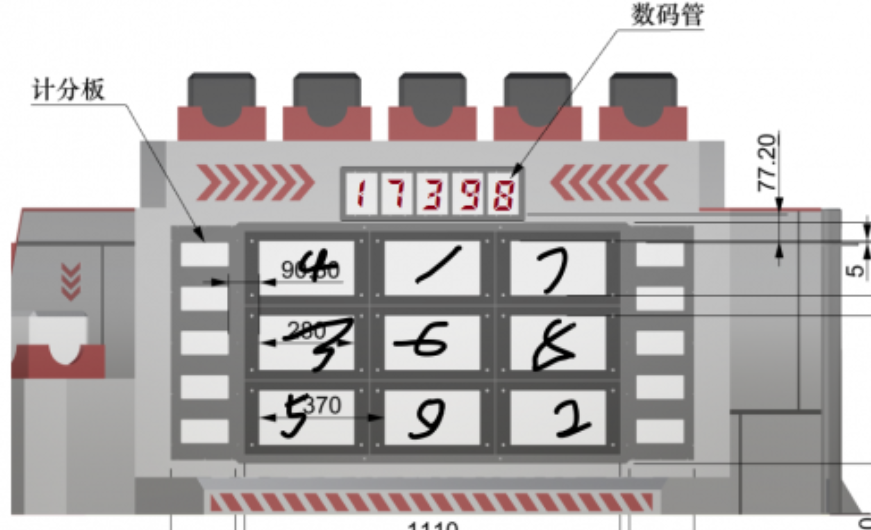
#> input picture 能量机关/大符.png, 871 x 530 px
$ python -i rune_detector.py   (imports and definitions only)   (older library calls are emulated)
#> lines starting #> are read from the running program, lines starting #| are printed output that depends on the picture; after the words box and inside, x2 and y2 are one past the last pixel; in counts of white or black regions, pixels touching at a corner belong together
# -*- coding: UTF-8 -*-
import cv2
import numpy as np
from time import sleep, time, clock
import math
import tensorflow as tf
from decimal import Decimal

# [1 line not run here, left out]
address = ["1_1","1_2","1_3","1_4","1_5","2_1","2_2","2_3","2_4","2_5","3_1","3_2","3_3"
             ,"3_4","3_5","4_1","4_2","4_3","4_4","4_5","5_1","5_2","5_3","5_4","5_5","6_1",
			 "6_2","6_3","6_4","6_5","7_1","7_2","7_3","7_4","7_5","8_1","8_2","8_3","8_4",
			 "8_5","9_1","9_2","9_3","9_4","9_5","9_6"]
###################################################################################
# --------------开启线程监听--------------

# [20 lines left out: functions listen_thread, limit, not called in this run]

class RectPnPSolver(object):
    # 设置相机内参，畸变系数，目标装甲的宽度和高度
    # [5 lines left out: function __init__, not called in this run]

    def setCameraParam(self, camera_matrix, dist_coeff):
        self.cam_matrix = camera_matrix.copy()
        self.distortion_coeff = dist_coeff.copy()


class AngleSolver(RectPnPSolver):
    # 设置相机内参，畸变系数，目标装甲的宽度和高度
    # [9 lines left out: function __init__, not called in this run]

    # 设置相机坐标转换到云台坐标的矩阵参数
    def setRelationPoseCameraPTZ(self, trans_camera_ptz, y_offset_barrel_ptz):
        self.trans_camera2ptz = trans_camera_ptz
        self.offset_y_barrel_ptz = y_offset_barrel_ptz

    def setScaleZ(self, scale):
        self.scale_z = scale

    def tranformationCamera2PTZ(self, camera, tran):  # 相机转云台坐标系
        return camera + tran

    # 获得目标矩阵上的四个2D点
    # [433 lines left out: functions getTarget2dPoinstion, getAngle, Sort, sortCorners, Sort2, compare and 5 more, not called in this run]

###################################################################################
# -----------------大符-------------------
def FindDigit(img):  #找数码管数字
    gray = cv2.cvtColor(img, cv2.COLOR_BGR2GRAY)
    gray = cv2.GaussianBlur(gray, (5, 5), 0)

    # 大津二值化
    #ret, thresh = cv2.threshold(gray, 0, 255, cv2.THRESH_BINARY | cv2.THRESH_OTSU)
    ret, thresh = cv2.threshold(gray, 80, 255, cv2.THRESH_BINARY)

    thresh = cv2.dilate(thresh, (3, 3), iterations=3)  # 二值化后膨胀

    #cv2.imshow("thresh_first", thresh)

    final, contours, _ = cv2.findContours(thresh, cv2.RETR_EXTERNAL, cv2.CHAIN_APPROX_SIMPLE)

    con = []
    cnt = 0
    temp_con = []
    temp_cnt = 0

    # 第一层筛选，长宽和面积
    for counter in contours:
        rect = cv2.minAreaRect(counter)
        center, size, _ = rect
        box = cv2.boxPoints(rect)
        box = np.int0(box)
        if math.fabs(cv2.contourArea(box)) <= 4500 and math.fabs(cv2.contourArea(box)) >= 60:
            x3, y3, w3, h3 = cv2.boundingRect(counter)
            # 通过正矩阵长宽比去除左右小方格
            if (w3 / h3 < 1.0):
                temp_con.append(counter)
                temp_cnt += 1

    # 第二层筛选
    if temp_cnt != 0:
        for counter in temp_con:  # 第一层循环，数字本身
            rect = cv2.minAreaRect(counter)
            center, size, _ = rect
            temp_con_2 = []
            temp_con_2.append(rect)
            for counter_2 in temp_con:  # 第二层循环，别的数字,比较 y 坐标偏差
                rect_2 = cv2.minAreaRect(counter_2)
                center_2, size_2, _ = rect_2
                if center[0] != center_2[0]:
                    if math.fabs(center[1] - center_2[1]) < 0.5 * size[1]:
                        temp_con_2.append(rect_2)

            temp_con_2 = sorted(temp_con_2, key=lambda x: x[0][0])  # 按 x 坐标排序

            temp_con_3 = []
            for index_xx in range(len(temp_con_2) - 1):  # 第二层循环，,比较两两数字间 x 坐标聚集程度
                if math.fabs(temp_con_2[index_xx][0][0] - temp_con_2[index_xx + 1][0][0]) < 2.0 * size[0]:
                    temp_con_3.append(temp_con_2[index_xx])
                    temp_con_3.append(temp_con_2[index_xx + 1])

            con = list(set(temp_con_3))[:]
            cnt = len(set(temp_con_3))
            if len(set(temp_con_3)) == 5:
                break

    for rect in con:
        box = cv2.boxPoints(rect)
        box = np.int0(box)
        cv2.drawContours(img, [box], 0, (255, 255, 255), 1)
    #cv2.imshow("66666666666", img)

    return cnt, con

    """
    img = cv2.GaussianBlur(img, (3, 3), 0)  # 去噪，模糊图片

    # 取反再转为HSV
    img2 = ~img
    HSV = cv2.cvtColor(img2, cv2.COLOR_BGR2HSV)

    # S越大，表示火焰字的色越深
    minHSV = np.array([75, 60, 70])  # S越大，越深色，V越大，越发白
    maxHSV = np.array([100, 255, 255])
    final = cv2.inRange(HSV, minHSV, maxHSV)

    element = cv2.getStructuringElement(cv2.MORPH_RECT, (3, 3))
    final = cv2.dilate(final, element)  #膨胀

    cv2.imshow("LAB", final)

    # 找所有红色的外层轮廓
    final, contours, _ = cv2.findContours(final, cv2.RETR_EXTERNAL, cv2.CHAIN_APPROX_SIMPLE)

    # cv2.drawContours(img, contours, -1, (0, 0, 255), 2)

    con = []
    cnt = 0

    sum_y = 0   # 用来记录平均y坐标的值
    temp_con = []
    temp_cnt = 0

    # 初步筛选 面积过滤
    for counter in contours:
        rect = cv2.minAreaRect(counter)
        center, size, _ = rect
        box = cv2.boxPoints(rect)
        box = np.int0(box)
        if math.fabs(cv2.contourArea(box)) <= 7000 and math.fabs(cv2.contourArea(box)) >= 180:
            x3, y3, w3, h3 = cv2.boundingRect(counter)
            # 通过正矩阵长宽比去除左右小方格
            if(w3 / h3 < 1.3):
                temp_con.append(counter)
                sum_y = center[1] + sum_y
                temp_cnt = temp_cnt + 1

    if (temp_cnt != 0):
        # 要高于一定高度
        for counter in temp_con:
            rect = cv2.minAreaRect(counter)
            center, size, _ = rect
            if center[1] < 300:
                con.append(rect)  # 将旋转矩阵存进去
                cnt = cnt + 1

        if cnt > 5:  #大于五个时
            con = sorted(con, key=lambda x: x[0][1])  # 按y坐标排序
            con = con[0:5]
            flag = True
            for index in range(4):
                if math.fabs(con[index][0][1]-con[index+1][0][1]) > 100:
                    flag = False
                    break
            if flag == True:
                cnt = 5

        print("first shuma:", cnt)

        if cnt < 5 and cnt == 4:  # 少于5个时，重新筛选
            min_height = 9999
            max_height = -1
            for counter in contours:   # 找出数码管的y坐标的上下界
                rect = cv2.minAreaRect(counter)
                box = cv2.boxPoints(rect)
                box = np.int0(box)
                for corner in box:
                    if corner[1] > max_height:
                        max_height = corner[1]
                    if corner[1] < min_height:
                        min_height = corner[1]
            min_height = min_height * 0.9
            max_height = max_height * 1.1
            # 上面这个是数码管的区域边界

            for counter in contours:
                rect = cv2.minAreaRect(counter)
                center, size, _ = rect
                box = cv2.boxPoints(rect)
                box = np.int0(box)
                if center[0] > 20 and center[0] < 620 and center[1] > min_height and center[1] < max_height:
                    if math.fabs(cv2.contourArea(box)) <= 2000 and math.fabs(cv2.contourArea(box)) >= 60:
                        if rect not in con:
                            con.append(rect)  # 将旋转矩阵存进去
                            cnt = cnt + 1
                            break

            print("second shuma:", cnt)

    return cnt, con
    """

# 从找九宫格数字到对每个旋转矩阵作转换
# [616 lines left out: functions getSquaresList, FindSquares, attack, main, XiaoFu_main, not called in this run]

def DAFU_main(img):
    global cameraMatrix, distCoeffs
    global destNums, destNumsTEMP, _results, big_or_small_flag
    global last_attack  # 上一次击打第几个格子
    global digit_count
    global jishu
    global lll

    gray = cv2.cvtColor(img, cv2.COLOR_BGR2GRAY)
    gray = cv2.GaussianBlur(gray, (5, 5), 0)  # 去噪,用作灯管数字
    gray_for_digit = gray.copy()
    gray_for_jiugongge = gray.copy()

    cnt, con = FindDigit(img)  # 找出所有的数码管数字

    for rect in con:
        box = cv2.boxPoints(rect)
        box = np.int0(box)
        cv2.drawContours(img, [box], 0, (255, 255, 255), 1)

    # cv2.imshow("detection", img)

    if (cnt == 5):  # 找到了五个数字,圈出数码管并识别
        if big_or_small_flag == 'B':
            min_centerX = 9999
            max_centerX = -1
            min_centerY = 9999
            max_centerY = -1

            # 找边界
            for rect in con:
                center, size, _ = rect
                box = cv2.boxPoints(rect)
                box = np.int0(box)
                for corner in box:
                    if corner[1] > max_centerY:
                        max_centerY = corner[1]
                    if corner[1] < min_centerY:
                        min_centerY = corner[1]
                    if corner[0] > max_centerX:
                        max_centerX = corner[0]
                    if corner[0] < min_centerX:
                        min_centerX = corner[0]

            # 找到数码管的位置
            newX = (max_centerX + min_centerX) / 2
            newY = (max_centerY + min_centerY) / 2
            newWidth = max_centerX - min_centerX
            newHeight = max_centerY - min_centerY
            size_shuma = (newWidth * 1.1, newHeight * 1.1)
            pswArea = ((newX, newY), size_shuma, 0)  # 数码管的角度设置为0

            wrong_flag = 0

            """
            # 如果数码管越界，不进行下一步
            for corner in box:
                limit
                if corner[1] > 480 or corner[1] < 0 or corner[0] > 640 or corner[0] < 0:
                    wrong_flag = 1
                    print(11111111111111111)
                    print(corner)
            """

            # 如果不越界 (在正常范围内)
            if wrong_flag == 0:

                # 利用四个点作轮廓点
                box = cv2.boxPoints(pswArea)
                box = np.int0(box)
                # 画出数码管区域
                #cv2.drawContours(gray, [box], 0, (255, 255, 255), 2)
                #cv2.imshow("huidu1", gray)

                result = []
                result = digital_number_treat(gray_for_digit, pswArea)  # 识别数码管
                print("digital num:", result)

                if len(result) != 0 and int(len(set(result))) == 5:
                    count_Same_shuma = 0  # 计算相同的数量
                    for i in range(0, 5):
                        if result[i] == destNumsTEMP[i]:
                            count_Same_shuma += 1

                    if (count_Same_shuma <= 2):  # 如果相同数量少，表示不是同一个数码管数字
                        destNums = result
                        digit_count = np.zeros((5, 10), dtype=np.uint8)

                    if len(destNums) == 5:  # destNumsTEMP用来和当前帧作比较
                        destNumsTEMP = destNums[:]

                    for i in range(len(result)):
                        digit_count[i][result[i] - 1] += 1

                    squares_2 = []
                    cnt2, pics, squares_2 = FindSquares(pswArea, gray_for_jiugongge)  # 开始圈九宫格

                    if cnt2 == 9:
                        # for pic_index in range(0, 9):
                        # cv2.imshow(str(pic_index), pics[pic_index])
                        # pic是48X48的图片列表

                        for pic_index in range(0, 9):
                            cv2.imwrite(address[lll] + '/' + str(jishu)+".jpg", pics[pic_index])
                            jishu += 1
                        # 每一帧放入数码管数字的第一个

                        # -----------------------自动标定求出所有格子该转的角度--------------------------
                        angle_x = 0.0
                        angle_y = 0.0

                        angle = []
                        for a in squares_2:
                            angleSolver = AngleSolver(cameraMatrix, distCoeffs, 280.0, 160.0)  # 初始化类

                            # 相机坐标系转云台坐标系的平移矩阵
                            tran = np.float32([[130.50], [200.0], [212.0]])

                            angleSolver.setRelationPoseCameraPTZ(tran, 0)  # 设置云台相对相机的参数

                            angle_x, angle_y = angleSolver.getAngle(a)  # 获取角度

                            angle.append((angle_x, angle_y))

                        # ------------------------打击--------------------------

                        if len(destNums) != 0:

                            # 统计频率最大的数 作为下一个要打的
                            destNums[0] = digit_count[5 - len(destNums)].tolist().index(max(digit_count[5 - len(destNums)])) + 1

                            boolean = attack(destNums[0], pics, _results, angle)
                            if (boolean):
                                #destNums.pop(0)
                                if len(destNums) == 0:
                                    print("Attack Over.")
                else:
                    print("shumaguan same")

# [2 lines not run here, left out]

>>> import cv2
>>> picture = cv2.imread('大符.png')
#> picture is the input picture: shape (530, 871, 3); mean B, G, R 181.4, 181.7, 186
>>> result = DAFU_main(picture)
#> in DAFU_main, `gray = cv2.cvtColor(img, cv2.COLOR_BGR2GRAY)`:
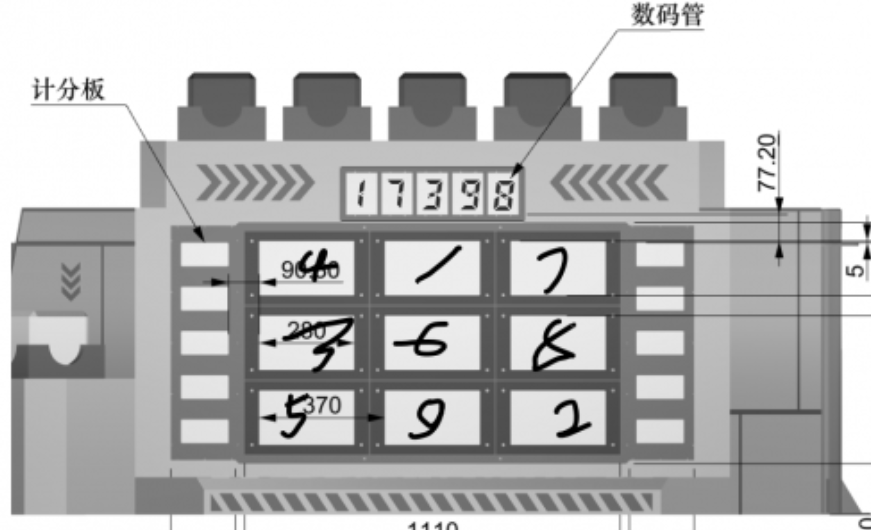
#> gray: shape (530, 871); min 0, max 255, mean 182.9
#> in FindDigit, `ret, thresh = cv2.threshold(gray, 80, 255, cv2.THRESH_BINARY)`:
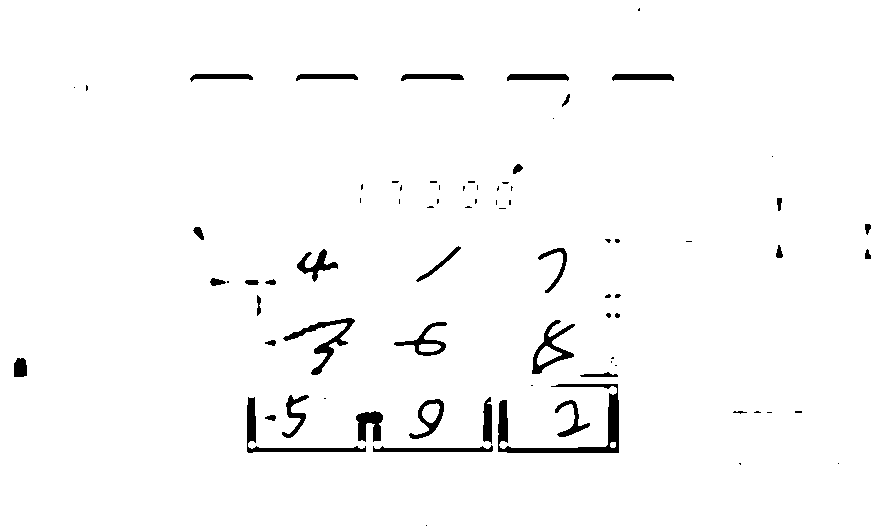
#> thresh: shape (530, 871); 97.6% white; 79 black regions (43 under 20 px), largest, box (x1, y1, x2, y2) and area: (498, 384, 619, 453) 1755, (247, 397, 366, 453) 867, (283, 318, 355, 375) 833
#> in FindDigit, `thresh = cv2.dilate(thresh, (3, 3), iterations=3)`:
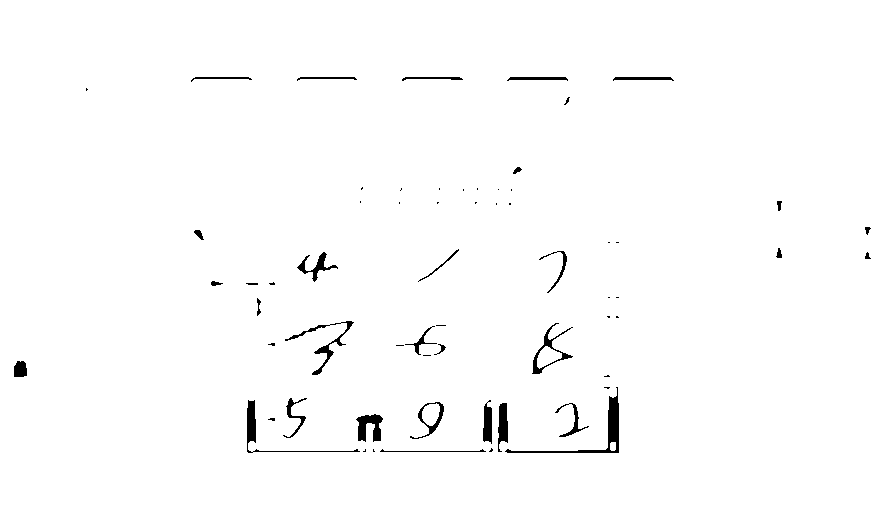
#> thresh: shape (530, 871); 98.7% white; 63 black regions (32 under 20 px)
#> in FindDigit, `final, contours, _ = cv2.findContours(thresh, cv2.RETR_EXTERNAL, cv2.C..`: contours = 1 contour; box (x1, y1, x2, y2) and area: (0, 0, 871, 530) 460160
#> the loop in FindDigit, `for counter in contours:` made 1 pass
#> (rect, box) on pass 1: (((435, 264.5), (529, 870), -90), [[870, 529], [0, 529], [0, 0], [870, 0]])
#> after the loop in FindDigit, `for counter in contours:`: temp_cnt = 0; temp_con = []
#> in DAFU_main, `cnt, con = FindDigit(img)`: cnt = 0; con = []
